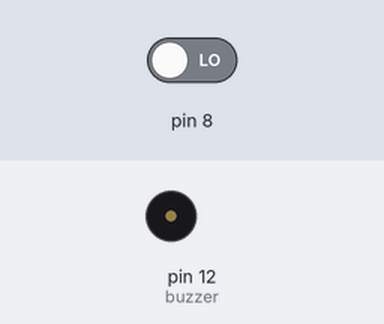
Recording of a sketch running on a simulated Arduino Uno, built with avr-gcc and run on an emulated ATmega328P. Parts: buzzer (waves = sounding, pin HIGH). The test bench sets the inputs (shaded band); at power-on: pin 8 LOW.

Above: at 1.2 s.
1.3 s: pin 8 driven HIGH
At 2.0 s:
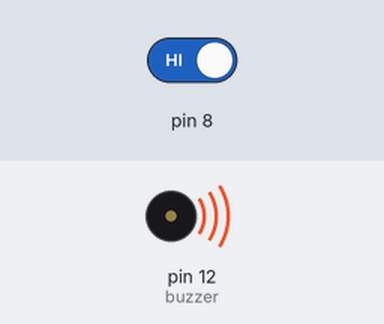
2.8 s: pin 8 driven LOW
At 3.2 s:
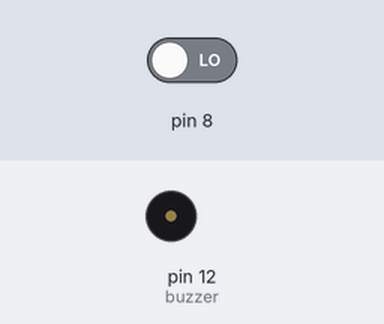
Timing chart, 0 to 5.8 s (numbered marks = the images above; inputs shaded):
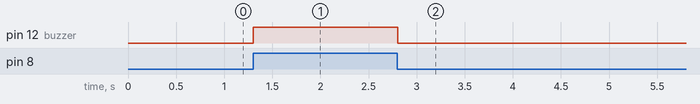

The sketch:

push_button_buzzer1.ino
```cpp
int buzzerstate=0;
int buzzer = 12;
void setup(){
  pinMode(8,INPUT);
  pinMode(buzzer,OUTPUT);
}
void loop(){
  buzzerstate = digitalRead(8);
  if (buzzerstate == HIGH){
    digitalWrite(buzzer,HIGH);}
  else{
    digitalWrite(buzzer,LOW);}
delay(10);
}
```

Measured:
- after the input at 1.3 s, pin 12 (buzzer): LOW → HIGH at once
- after the input at 2.8 s, pin 12 (buzzer): HIGH → LOW at once
